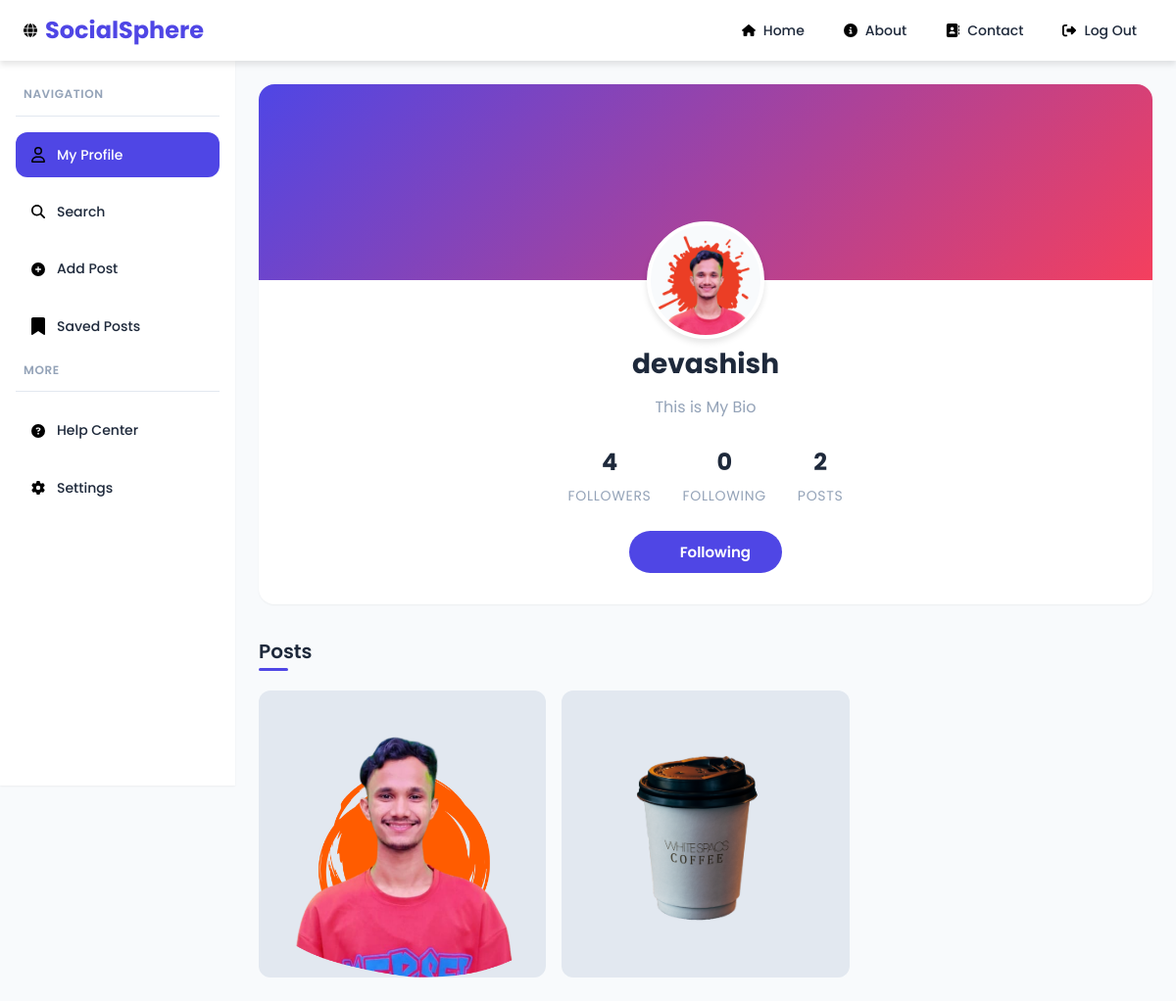
Page /accounts/profile/devashish/ (signed in) on the committed database.
### accounts/models.py (models this page shows, shortened)
class UserProfile(AbstractUser):
    bio = models.TextField(blank=True)
    profile_image = models.ImageField(upload_to='profile_pics/', blank=True, null=True)
    first_name = models.CharField(max_length=30, blank=True)
    last_name = models.CharField(max_length=30, blank=True)
    mobile_no = models.CharField(max_length=15, blank=True)
    email = models.EmailField(unique=True, blank=True, null=True)
    birth_date = models.DateField(null=True, blank=True)
    country = models.CharField(max_length=50, blank=True)

### posts/models.py (models this page shows)
class Post(models.Model):
    user = models.ForeignKey(UserProfile, on_delete=models.CASCADE, related_name='posts')  # ✅ Added related_name
    caption = models.CharField(max_length=255)
    image = models.ImageField(upload_to='posts/', blank=True, null=True)
    created_at = models.DateTimeField(auto_now_add=True)
    def get_like_count(self):
        return self.likes.count()
    get_like_count.short_description = 'Likes'
    def get_comment_count(self):
        return self.comments.count()
    get_comment_count.short_description = 'Comments'

### accounts/views.py (the view)
# urls.py: path('profile/<str:username>/', views.user_profile, name='user_profile'),
@login_required
def user_profile(request, username):
    profile_user = get_object_or_404(UserProfile, username=username)
    is_following = Follow.objects.filter(follower=request.user, following=profile_user).exists()
    followers_count = Follow.objects.filter(following=profile_user).count()
    following_count = Follow.objects.filter(follower=profile_user).count()
    posts = profile_user.posts.all()  # ✅ Fixed: Use 'posts' instead of 'post_set'
    return render(request, 'accounts/user_profile.html', {
        'profile_user': profile_user,
        'is_following': is_following,
        'followers_count': followers_count,
        'following_count': following_count,
        'posts': posts
    })

### accounts/templates/accounts/user_profile.html (shortened to what this page needs)
{% extends 'base.html' %}
{% load static %}
{% block content %}
<div class="profile-container">
    <div class="profile-header">
        <div class="profile-cover"></div>
        <div class="profile-avatar-wrapper">
            <div class="profile-avatar">
                {% if profile_user.profile_image %}
                <img src="{{ profile_user.profile_image.url }}"
                    alt="Profile Image">
                {% else %}
                <img src="{% static 'default_profile.png' %}"
                    alt="Profile Image">
                {% endif %}
            </div>
        </div>
        <div class="profile-info">
            <h1 class="profile-username">{{ profile_user.username }}</h1>
            <p
                class="profile-bio">{{profile_user.bio|default:"No bio available"}}</p>
            <div class="profile-stats">
                <div class="stat-item">
                    <div class="stat-value">{{ followers_count }}</div>
                    <div class="stat-label">Followers</div>
                </div>
                <div class="stat-item">
                    <div class="stat-value">{{ following_count }}</div>
                    <div class="stat-label">Following</div>
                </div>
                <div class="stat-item">
                    <div class="stat-value">{{ posts.count }}</div>
                    <div class="stat-label">Posts</div>
                </div>
            </div>
            {% if profile_user != user %}
            <div class="profile-actions">
                <form method="post"
                    action="{% if is_following %}{% url 'unfollow_user' profile_user.username %}{% else %}{% url 'follow_user' profile_user.username %}{% endif %}">
                    <button type="submit"
                        class="follow-button {% if is_following %}following{% else %}not-following{% endif %}">
                        {% if is_following %}
                        <i class="fas fa-user-check"></i>
                        <span>Following</span>
                        {% else %}
                        <i class="fas fa-user-plus"></i>
                        <span>Follow</span>
                        {% endif %}
                    </button>
                </form>
            </div>
            {% endif %}
        </div>
    </div>
    <div class="posts-section">
        <h2 class="section-title">Posts</h2>
        {% if posts %}
        <div class="posts-grid">
            {% for post in posts %}
            <div class="post-item">
                <img src="{{ post.image.url }}" alt="Post Image">
            </div>
            {% endfor %}
        </div>
        {% endif %}
    </div>
</div>
{% endblock %}

### rows in the picture
UserProfile: profile_image (picture), username "devashish", bio "This is My Bio", count "2"
Post: image (picture)
Post: image (picture)

### other values in the picture
{{ followers_count }} "4"
{{ following_count }} "0"
